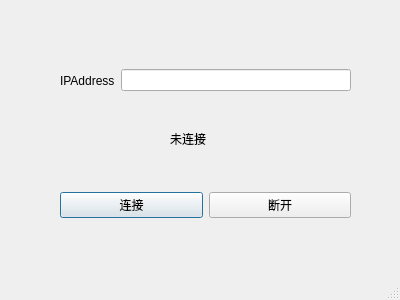
<?xml version="1.0" encoding="UTF-8"?>
<ui version="4.0">
 <class>Dialog</class>
 <widget class="QDialog" name="Dialog">
  <property name="geometry">
   <rect>
    <x>0</x>
    <y>0</y>
    <width>400</width>
    <height>300</height>
   </rect>
  </property>
  <property name="windowTitle">
   <string>Dialog</string>
  </property>
  <property name="sizeGripEnabled">
   <bool>true</bool>
  </property>
  <widget class="QLabel" name="label_connectstatus">
   <property name="geometry">
    <rect>
     <x>170</x>
     <y>130</y>
     <width>67</width>
     <height>17</height>
    </rect>
   </property>
   <property name="text">
    <string>未连接</string>
   </property>
  </widget>
  <widget class="QWidget" name="">
   <property name="geometry">
    <rect>
     <x>60</x>
     <y>50</y>
     <width>291</width>
     <height>61</height>
    </rect>
   </property>
   <layout class="QHBoxLayout" name="horizontalLayout">
    <item>
     <widget class="QLabel" name="ipadd">
      <property name="text">
       <string>IPAddress</string>
      </property>
     </widget>
    </item>
    <item>
     <widget class="QLineEdit" name="ed_ipaddress"/>
    </item>
   </layout>
  </widget>
  <widget class="QWidget" name="">
   <property name="geometry">
    <rect>
     <x>60</x>
     <y>160</y>
     <width>291</width>
     <height>91</height>
    </rect>
   </property>
   <layout class="QHBoxLayout" name="horizontalLayout_2">
    <item>
     <widget class="QPushButton" name="btn_Connect">
      <property name="text">
       <string>连接</string>
      </property>
     </widget>
    </item>
    <item>
     <widget class="QPushButton" name="btn_disconnect">
      <property name="text">
       <string>断开</string>
      </property>
     </widget>
    </item>
   </layout>
  </widget>
 </widget>
 <resources/>
 <connections/>
</ui>
